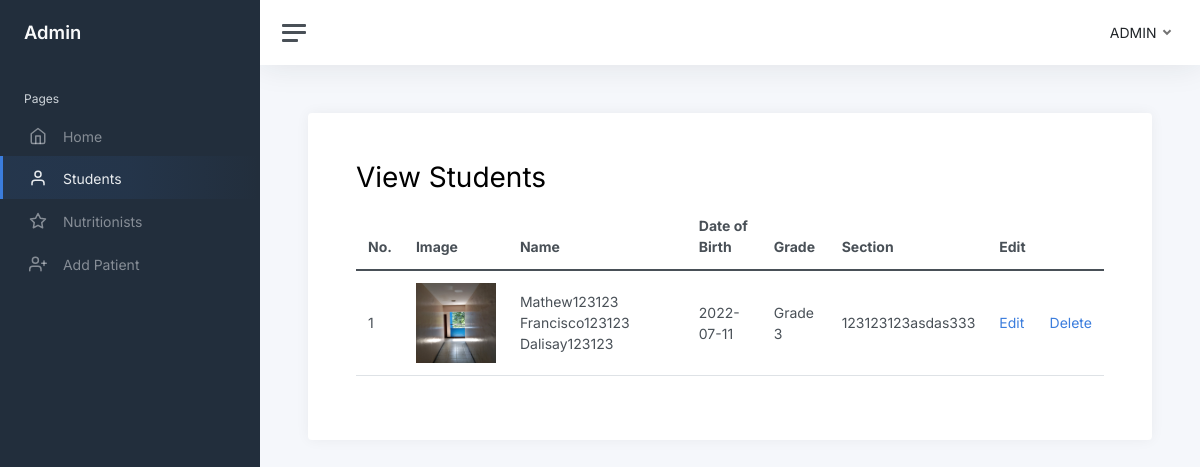
Page /view-students.php (signed in) on the committed database.
### tables this page shows
CREATE TABLE `students` (
  `id` int(11) NOT NULL,
  `student_id` varchar(250) NOT NULL,
  `first_name` varchar(50) NOT NULL,
  `middle_name` varchar(50) NOT NULL,
  `last_name` varchar(50) NOT NULL,
  `date_of_birth` varchar(50) NOT NULL,
  `gender` varchar(50) NOT NULL,
  `room` varchar(50) NOT NULL,
  `house` varchar(50) NOT NULL,
  `street` varchar(50) NOT NULL,
  `subdivision` varchar(50) NOT NULL,
  `barangay` varchar(50) NOT NULL,
  `city` varchar(50) NOT NULL,
  `zip` varchar(50) NOT NULL,
  `image` blob NOT NULL,
  `grade` varchar(10) NOT NULL,
  `section` varchar(50) NOT NULL,
  `date_time_created` datetime NOT NULL,
  `date_time_updated` datetime NOT NULL
);

### view-students.php (the view, shortened to what this page needs)
<?php
include('connection.php');
?>
<!DOCTYPE html>
<html lang="en">
<head>
    <link href="admin-template/css/app.css" rel="stylesheet">
	<link rel="./stylesheet" href="./styles/bootstrap/css/bootstrap.css">
</head>
<body>
    <div class="wrapper">
		<nav id="sidebar" class="sidebar js-sidebar">
			<div class="sidebar-content js-simplebar">
				<a class="sidebar-brand" href="index.html">
          <span class="align-middle">Admin</span>
        </a>
				<ul class="sidebar-nav">
					<li class="sidebar-header">
						Pages
					</li>
					<li class="sidebar-item">
						<a class="sidebar-link" href="home-admin.php">
                            <i class="align-middle" data-feather="home"></i> <span class="align-middle">Home</span>
                         </a>
					</li>
					<li class="sidebar-item active">
						<a class="sidebar-link" href="view-students.php">
                            <i class="align-middle" data-feather="user"></i> <span class="align-middle">Students</span>
                        </a>
					</li>
					<li class="sidebar-item">
						<a class="sidebar-link disabled" href="#">
                            <i class="align-middle" data-feather="star"></i> <span class="align-middle">Nutritionists</span>
                        </a>
					</li>
					<li class="sidebar-item">
						<a class="sidebar-link" href="add-patient.php">
                            <i class="align-middle" data-feather="user-plus"></i> <span class="align-middle">Add Patient</span>
                        </a>
					</li>
				</ul>
			</div>
		</nav>
		<div class="main">
			<nav class="navbar navbar-expand navbar-light navbar-bg">
				<a class="sidebar-toggle js-sidebar-toggle">
          <i class="hamburger align-self-center"></i>
        </a>
				<div class="navbar-collapse collapse">
					<ul class="navbar-nav navbar-align">
						<li class="nav-item dropdown">
							<a class="nav-link dropdown-toggle d-none d-sm-inline-block" href="#" data-bs-toggle="dropdown" id="dropdownMenuButton1">
                                <span class="text-dark">ADMIN</span>
                            </a>
						</li>
					</ul>
				</div>
			</nav>
			<main class="content">
				<div class="container-fluid p-0">
                    <div class="card p-5">
                        <h1>View Students</h1>
                        <table class="table">
                            <thead>
                                <th>No.</th>
                                <th>Image</th>
                                <th>Name</th>
                                <th colspan="2">Date of Birth</th>
                                <th>Grade</th>
                                <th>Section</th>
                                <th>Edit</th>
                            </thead>
                            <tbody>
                        <?php
                            $query = "SELECT * FROM students";
                            $run = mysqli_query($conn,$query);
                            $no = 1;
                            if(mysqli_num_rows($run) > 0){
                                foreach($run as $row){
                                    ?>
                                                <tr>
                                                    <td><?php echo $no; ?></td>
                                                    <td><img src="student_image/<?php echo $row ['image']; ?>" alt="" width="80px" height="80px"></td>
                                                    <td><?php echo $row ['first_name']. " " . $row['middle_name'] . " " . $row ['last_name']?></td>
                                                    <td colspan="2"><?php echo $row ['date_of_birth']?></td>
                                                    <td><?php echo $row ['grade']?></td>
                                                    <td><?php echo $row ['section']?></td>
                                                    <td><a href="edit-student.php?student_id=<?php echo $row ['student_id']?>">Edit</a></td>
                                                    <td><a href="delete-student.php?student_id=<?php echo $row ['student_id']?>">Delete</a></td>
                                                </tr>
                                    <?php
                                $no++;
                                }   ?>
                                </tbody>
                            </table>
                    </div>
                            <?php
                            }
                        ?>
				</div>
			</main>
		</div>
	</div>
</body>
</html>

### rows in the picture
students: image (picture), first_name "Mathew123123", middle_name "Francisco123123", last_name "Dalisay123123", date_of_birth "2022-07-11", grade "Grade 3", section "123123123asdas333"
